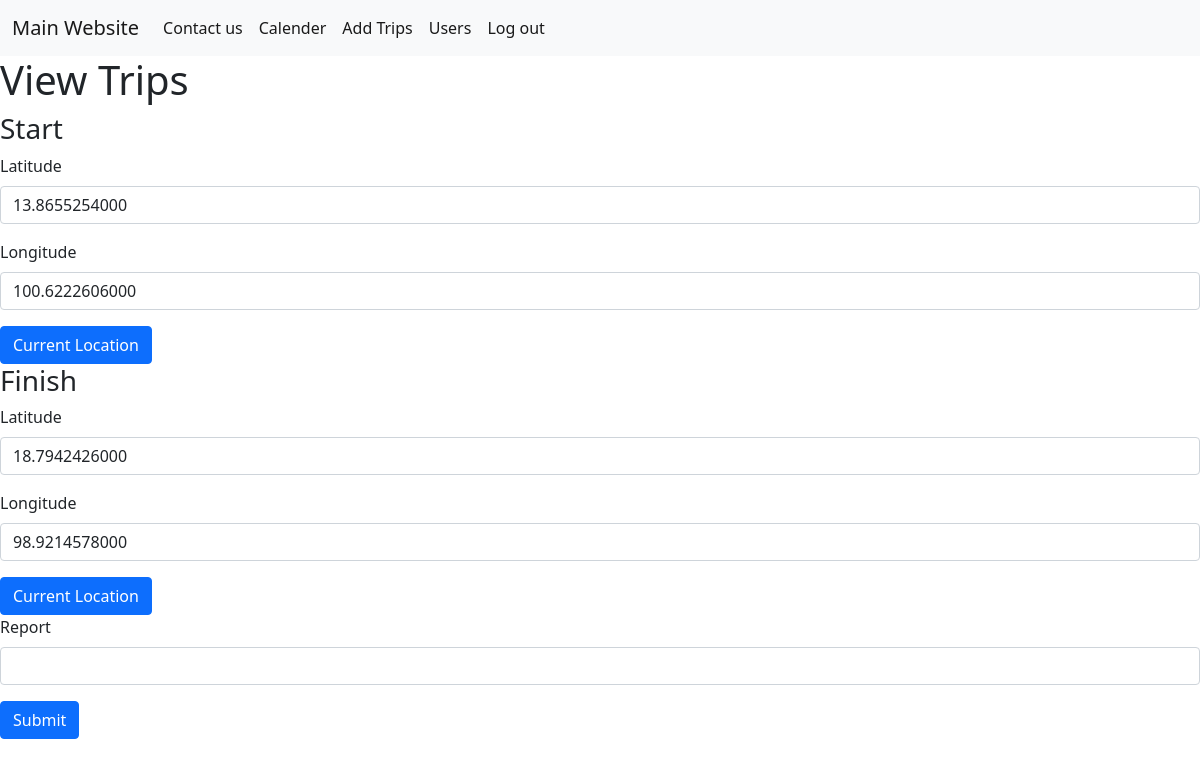
/viewtrips/1 (signed in), run on the app's committed database.
### app.py (models this page shows, shortened)
class Trips(db.Model):
    __tablename__ = "Trips"
    id = db.Column(db.Integer, primary_key=True)
    customer = db.Column(db.Text)
    date = db.Column(db.DateTime(timezone=True))
    location = db.Column(db.Text)
    distance = db.Column(db.Numeric)
    report = db.Column(db.Text)
    user_id = db.Column(db.Integer, db.ForeignKey('Users.id'))
    user = db.relationship("User", backref="Trips")
    start_latitude = db.Column(db.Numeric)
    start_longitude = db.Column(db.Numeric)
    finish_latitude = db.Column(db.Numeric)
    finish_longitude = db.Column(db.Numeric)

### app.py (the view, shortened to what this page needs)
@app.route("/viewtrips/<int:id>", methods=["GET", "POST"])
@login_required
def viewtrips(id):
    trip = Trips.query.get(id)
    return render_template("viewtrips.html", trip=trip)

### app.py (called while the page is built)
@login_manager.user_loader
def load_user(user_id):
    return User.query.get(int(user_id))

### templates/viewtrips.html (shortened to what this page needs)
{% extends "base.html" %}
{% block content%}
<h1>View Trips</h1>
<form action="{{ url_for('viewtrips', id=trip.id) }}" method="POST">
    <h3>Start</h3>
    <div class="mb-3">
        <label for="start-latitude" class="form-label">Latitude</label>
        <input type="text" class="form-control" id="start-latitude" name="start-latitude"
            value="{{ trip.start_latitude }}">
    </div>
    <div class="mb-3">
        <label for="start-longitude" class="form-label">Longitude</label>
        <input type="text" class="form-control" id="start-longitude" name="start-longitude"
            value="{{ trip.start_longitude }}">
    </div>
    <button type="button" class="btn btn-primary" onclick="getStartLocation()">Current Location</button>
    <h3>Finish</h3>
    <div class="mb-3">
        <label for="finish-latitude" class="form-label">Latitude</label>
        <input type="text" class="form-control" id="finish-latitude" name="finish-latitude"
            value="{{ trip.finish_latitude }}">
    </div>
    <div class="mb-3">
        <label for="finish-longitude" class="form-label">Longitude</label>
        <input type="text" class="form-control" id="finish-longitude" name="finish-longitude"
            value="{{ trip.finish_longitude }}">
    </div>
    <button type="button" class="btn btn-primary" onclick="getFinishLocation()">Current Location</button>
    <div class="mb-3">
        <label for="report" class="form-label">Report</label>
        <input type="text" class="form-control" id="report" name="report">
    </div>
    <button type="submit" class="btn btn-primary">Submit</button>
</form>
{% endblock %}

### styles.css (style rules this page uses)
body { margin: 0; font-family: Arial, Helvetica, sans-serif; }

### data on the page
Trips: start-latitude "13.8655254000", start-longitude "100.6222606000", finish-latitude "18.7942426000", finish-longitude "98.9214578000"
